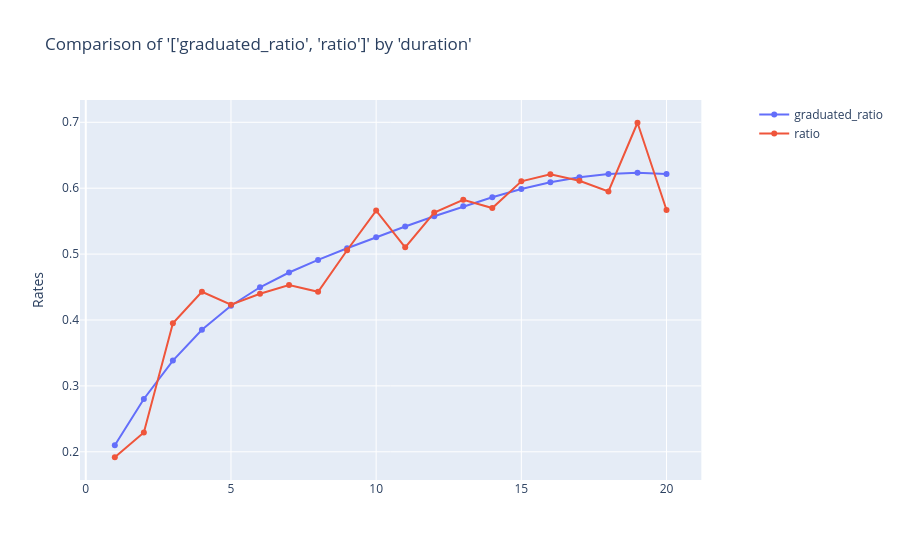

The cell this chart's notebook holds for it:
### Code cell
charters.compare_rates(df=fig, x_axis="duration", rates=["graduated_ratio", "ratio"])

### Figure 1 — Plotly figure (JSON) as saved in the notebook; plotly's stock layout.template omitted (floating-point values rounded to 4 significant figures)
{"data": [{"mode": "lines+markers", "name": "graduated_ratio", "type": "scatter", "x": [1, 2, 3, 4, 5, 6, 7, 8, 9, 10, 11, 12, 13, 14, 15, 16, 17, 18, 19, 20], "xaxis": "x", "y": [0.2099, 0.2801, 0.3385, 0.3853, 0.4216, 0.4497, 0.4721, 0.4912, 0.5088, 0.5256, 0.5418, 0.5575, 0.5725, 0.5863, 0.5987, 0.6089, 0.6167, 0.6215, 0.6233, 0.6217], "yaxis": "y"}, {"mode": "lines+markers", "name": "ratio", "type": "scatter", "x": [1, 2, 3, 4, 5, 6, 7, 8, 9, 10, 11, 12, 13, 14, 15, 16, 17, 18, 19, 20], "xaxis": "x", "y": [0.1917, 0.2293, 0.3951, 0.4428, 0.4231, 0.4397, 0.453, 0.4428, 0.5058, 0.566, 0.5103, 0.563, 0.5823, 0.5698, 0.6105, 0.6212, 0.6112, 0.5951, 0.6993, 0.5669], "yaxis": "y"}], "layout": {"title": {"text": "Comparison of '['graduated_ratio', 'ratio']' by 'duration'"}, "xaxis": {"anchor": "y", "domain": [0, 0.94]}, "yaxis": {"anchor": "x", "domain": [0, 1], "title": {"text": "Rates"}, "type": "-"}, "yaxis2": {"anchor": "x", "overlaying": "y", "side": "right"}}}
